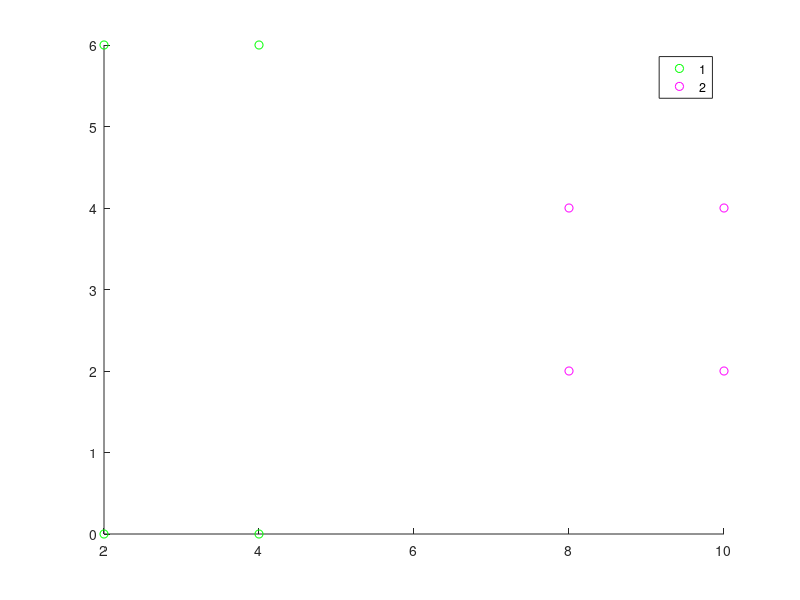

Reproduce this figure in MATLAB. (Note: this script raises an error after producing the figure.)
A = [2 2 4 4; 6 0 6 0];
B = [8 8 10 10; 2 4 2 4];
gr = [1,1,1,1,2,2,2,2];


C = [A B];

meana = mean (A,2);
meanb = mean (B,2);

figure('Name', 'Matlab - Covariance Matrix');
hold on;
gscatter(C(1,:),C(2,:),gr, 'gm'); 
gscatter(meana(1),meana(2), 'Color', 'blue');
gscatter(meanb(1),meanb(2), 'Color', 'blue');

plot(meanb, meana);

[X,Y] = meshgrid(linspace(1,11),linspace(-1,7));
X = X(:); Y = Y(:);
[c,err,P,logp,coeff] = classify([X Y],C',gr,'quadratic');
gscatter(X,Y,c);

% Draw boundary between two regions - using testsets
K = coeff(1,2).const;
L = coeff(1,2).linear;
Q = coeff(1,2).quadratic;
f = sprintf('0 = %g + %g*x + %g*y + %g*x^2 + %g*x.*y + %g*y.^2', ...
            K,L,Q(1,1),Q(1,2)+Q(2,1),Q(2,2));
ezplot(f,[1 11 -1 7]);
title('Discriminant functions with Matlab');


figure('Name', 'Hand - Covariance Matrix')
hold on;
grid on;

% print points, mean
gscatter(C(1,:),C(2,:),gr, 'gm'); 
gscatter(meana(1),meana(2), 'Color', 'blue');
gscatter(meanb(1),meanb(2), 'Color', 'blue');

% put in calculated discriminant function
cov = ezplot('-4.5*x + 0.333*y^2 - 2*y + 28.9014');
set(cov, 'color', 'b');
title('Discriminant function by hand (covariance)');

figure('Name', 'Hand - Identity Matrix');
hold on;
grid on;

gscatter(C(1,:),C(2,:),gr, 'gm'); 
gscatter(meana(1),meana(2), 'Color', 'blue');
gscatter(meanb(1),meanb(2), 'Color', 'blue');
id = ezplot('-0.5*x.^2 + 9*x - 0.5*y.^2 + 3*y - 45 - log(0.5) = -0.5*x.^2 + 3*x - 0.5*y.^2 + 3*y - 9 - log(0.5)');
set(id, 'color', 'b');
title('Discriminant function by hand (identity)');